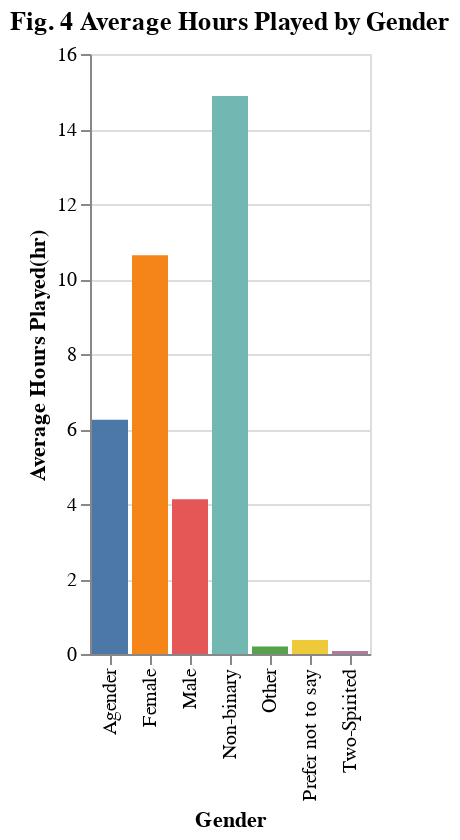

This figure's notebook cell:
### Code cell
plot4= alt.Chart(players, title="Fig. 4 Average Hours Played by Gender").mark_bar().encode(
    x=alt.X("gender:N").title("Gender"),
    y=alt.Y("mean(played_hours)").title("Average Hours Played(hr)"),
    color = alt.Color("gender:N", legend=None).title("Gender")
)
plot4

### Figure 1 — Vega-Lite specification as saved in the notebook (floating-point values rounded to 4 significant figures; data arrays with more than 128 entries replaced by an {"elided": "..."} marker saying what was removed)
{"config": {"view": {"continuousWidth": 300, "continuousHeight": 300}}, "data": {"name": "data-ce4363b1cc149d2771de4f7f6f9a7330"}, "mark": {"type": "bar"}, "encoding": {"color": {"field": "gender", "legend": null, "title": "Gender", "type": "nominal"}, "x": {"field": "gender", "title": "Gender", "type": "nominal"}, "y": {"aggregate": "mean", "field": "played_hours", "title": "Average Hours Played(hr)", "type": "quantitative"}}, "title": "Fig. 4 Average Hours Played by Gender", "$schema": "https://vega.github.io/schema/vega-lite/v5.20.1.json", "datasets": {"data-ce4363b1cc149d2771de4f7f6f9a7330": {"elided": "196 records"}}}
